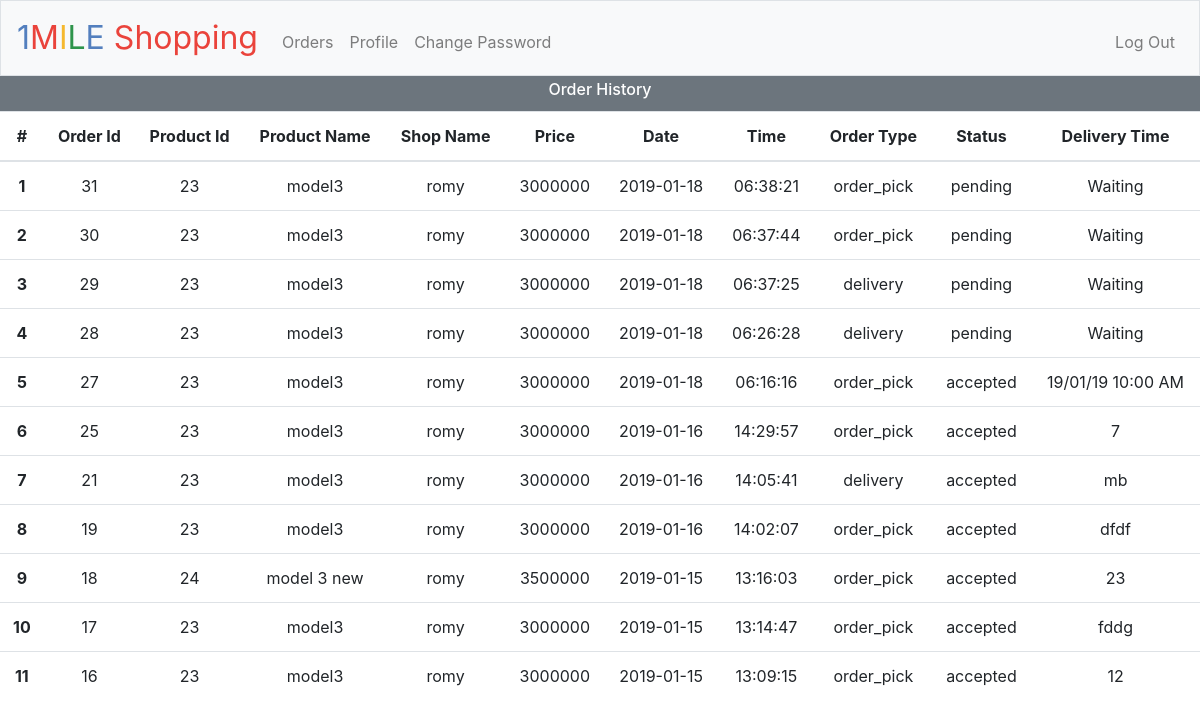
The page /user_orders (signed in) on the database its author committed.
### tables this page shows
CREATE TABLE 'order_history' ('order_id' integer PRIMARY KEY AUTOINCREMENT NOT NULL, 'product_id' integer, 'user_phone' text, 'seller_phone' text, 'price' text, 'order_quantity' integer, 'order_type' text, 'status' text, 'date' date NOT NULL DEFAULT CURRENT_DATE, 'time' time NOT NULL DEFAULT CURRENT_TIME, 'product_name' text, 'delivery_time' text);

CREATE TABLE 'sellers' ('shop_name' text, 'seller_name' text, 'seller_phone' text PRIMARY KEY NOT NULL, 'street_name' text, 'city' text, 'state' text, 'pin' text, 'latitude' real, 'longitude' real, 'email' text, 'password' text NOT NULL, 'image' text);

### application.py (the view)
@app.route("/user_orders")
@user_login_required
def user_orders(**product_id):
    if request.args.get("product_id"):
        row=db.execute("SELECT * FROM products WHERE product_id=:product_id",product_id=request.args.get("product_id"))
        db.execute("INSERT INTO order_history(product_id,product_name,user_phone,seller_phone,price,order_type,status) VALUES(:product_id,:product_name,:user_phone,:seller_phone,:price,:order_type,:status)",
                    product_id=row[0]['product_id'],product_name=row[0]['product_name'],user_phone=session.get('user_phone'),seller_phone=row[0]['seller_phone'], price=row[0]['price'],order_type=request.args.get("order_type"),status="pending")
        flash("Your Order has been Executed")
        return redirect("/")
    else :
        rows=db.execute("SELECT * FROM order_history WHERE user_phone=:user_phone",user_phone=session.get("user_phone"))
        shop_name=[]
        for row in rows:
            shop_name = shop_name + db.execute("SELECT shop_name FROM sellers WHERE seller_phone=:seller_phone",seller_phone=row['seller_phone'])
        return render_template("user_orders.html",rows=rows,shop_name=shop_name)

### helpers.py (called while the page is built)
def user_login_required(f):
    @wraps(f)
    def decorated_function(*args, **kwargs):
        if session.get("user_phone") is None:
            return redirect("/user_login")
        return f(*args, **kwargs)
    return decorated_function

### templates/user_orders.html (shortened to what this page needs)
{% extends "layout.html" %}
{% block main %}
<div class="p-1 bg-secondary text-white"><h6>Order History </h6></div>
<table class="table table-hover">
            <thead>
            <tr>
              <th scope="col">#</th>
              <th scope="col">Order Id</th>
              <th scope="col">Product Id</th>
              <th scope="col">Product Name</th>
              <th scope="col">Shop Name</th>
              <th scope="col">Price</th>
              <th scope="col">Date</th>
              <th scope="col">Time</th>
              <th scope="col">Order Type</th>
              <th scope="col">Status</th>
              <th scope="col">Delivery Time</th>
            </tr>
            </thead>
            <tbody>
            {% for row in rows|sort(attribute='order_id',reverse=True) %}
            <tr>
             <th scope="row">{{loop.index}}</th>
              <td>{{row.order_id}}</td>
              <td>{{row.product_id}}</td>
              <td>{{row.product_name}}</td>
              <td>{{shop_name[loop.index0]['shop_name']}}</td>
              <td>{{row.price}}</td>
              <td>{{row.date}}</td>
              <td>{{row.time}}</td>
              <td>{{row.order_type}}</td>
              <td>{{row.status}}</td>
              {% if row.delivery_time %}
              <td>{{row.delivery_time}}</td>
              {% else %}
              <td>Waiting</td>
              {% endif %}
            </tr>
           {% endfor %}
            </tbody>
        </table>
{% endblock %}

### static/styles.css (style rules this page uses)
html, body,main { height: 100%; margin: 0; padding: 0; }

### rows shown on the page
order_history: order_id "31", product_id "23", product_name "model3", price "3000000", date "2019-01-18", time "06:38:21", order_type "order_pick", status "pending", shows "Waiting"
sellers: shop_name "romy"
order_history: order_id "30", product_id "23", product_name "model3", price "3000000", date "2019-01-18", time "06:37:44", order_type "order_pick", status "pending", shows "Waiting"
order_history: order_id "29", product_id "23", product_name "model3", price "3000000", date "2019-01-18", time "06:37:25", order_type "delivery", status "pending", shows "Waiting"
order_history: order_id "28", product_id "23", product_name "model3", price "3000000", date "2019-01-18", time "06:26:28", order_type "delivery", status "pending", shows "Waiting"
order_history: order_id "27", product_id "23", product_name "model3", price "3000000", date "2019-01-18", time "06:16:16", order_type "order_pick", status "accepted", delivery_time "19/01/19 10:00 AM"
order_history: order_id "25", product_id "23", product_name "model3", price "3000000", date "2019-01-16", time "14:29:57", order_type "order_pick", status "accepted", delivery_time "7"
order_history: order_id "21", product_id "23", product_name "model3", price "3000000", date "2019-01-16", time "14:05:41", order_type "delivery", status "accepted", delivery_time "mb"
order_history: order_id "19", product_id "23", product_name "model3", price "3000000", date "2019-01-16", time "14:02:07", order_type "order_pick", status "accepted", delivery_time "dfdf"
order_history: order_id "18", product_id "24", product_name "model 3 new", price "3500000", date "2019-01-15", time "13:16:03", order_type "order_pick", status "accepted", delivery_time "23"
order_history: order_id "17", product_id "23", product_name "model3", price "3000000", date "2019-01-15", time "13:14:47", order_type "order_pick", status "accepted", delivery_time "fddg"
order_history: order_id "16", product_id "23", product_name "model3", price "3000000", date "2019-01-15", time "13:09:15", order_type "order_pick", status "accepted", delivery_time "12"
